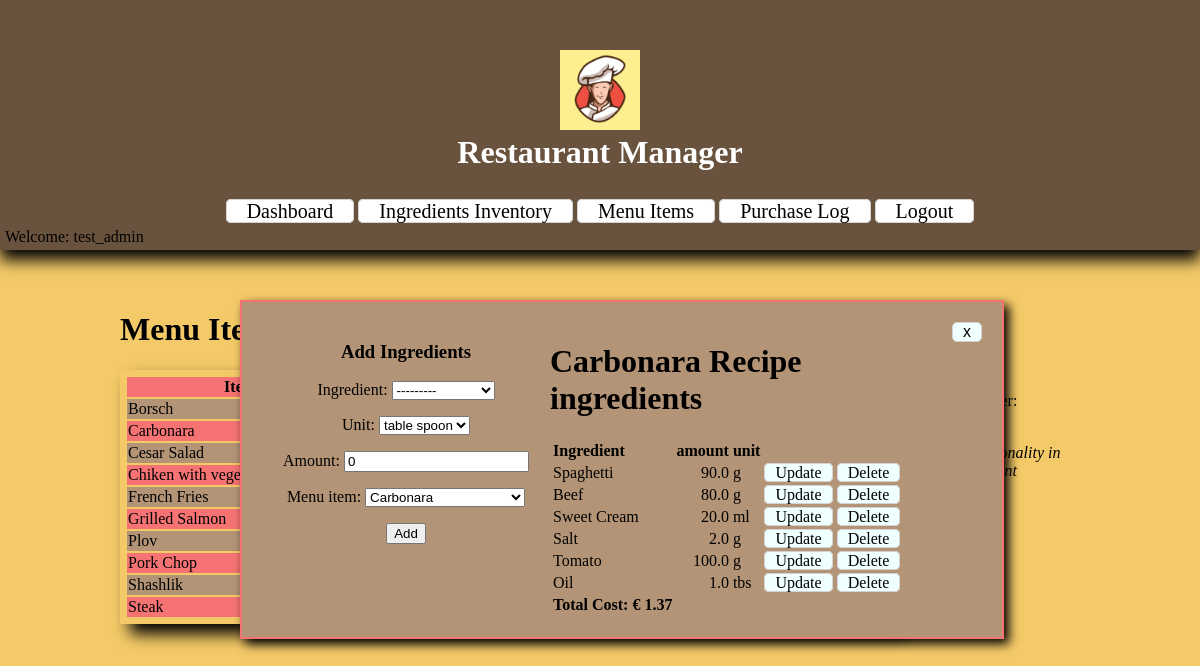
The app's page /recipe_req/1/create/ (signed in), older data.
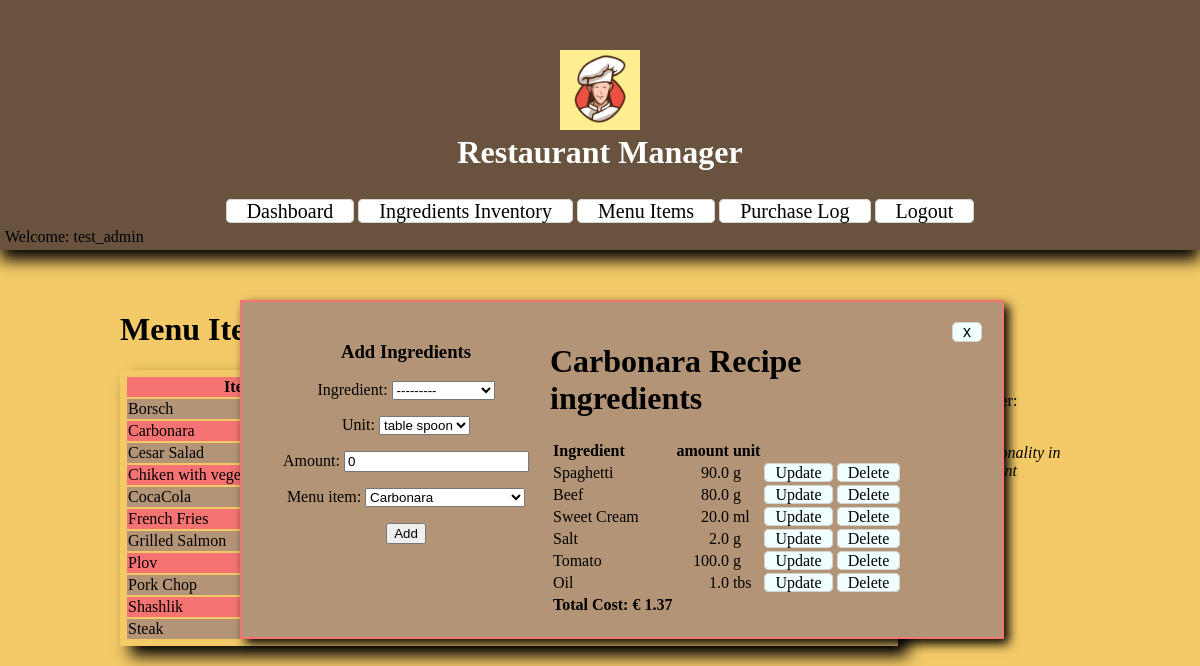
The same page, newer data.
### restaurantManager/models.py (models this page shows, shortened)
class MenuItem(models.Model):
    name = models.CharField(unique = True, max_length=30)
    price = models.FloatField(default=0)
    cost = models.FloatField(default=0)
    class Meta:
        ordering = ['name']
    def calculate(self):
        recipe_req = RecipeReq.objects.filter(menu_item__name = self.name)
        item_cost = 0
        for ingredient in recipe_req:
            item_cost += ingredient.converter() * ingredient.ingredient.price
        return item_cost
    def __str__(self):
        return self.name

class RecipeReq(models.Model):
    UNIT_TYPES = [
        ("tbs", "table spoon"),
        ("ml", "mililitres"),
        ("g", "grams"),
        ("eggs", "eggs"),
        ("bottle", "bottle")
    ]
    ingredient = models.ForeignKey(Ingredient, on_delete=models.CASCADE)
    amount = models.FloatField(default=0)
    unit = models.CharField(max_length=10, default="-", choices=UNIT_TYPES)
    menu_item = models.ForeignKey(MenuItem, on_delete=models.CASCADE)
    def converter(self):
        if self.unit == "tbs":
            return 0.05 * self.amount
        elif self.unit == "ml":
            return 0.001 * self.amount
        elif self.unit == "g":
            return 0.001 * self.amount
        elif self.unit == "eggs":
            return 1 * self.amount
        elif self.unit == "bottle":
            return 1 * self.amount

class Ingredient(models.Model):
    UNIT_TYPES = [
        ("l", "litre"),
        ("kg", "kilogramm"),
        ("bottle", "bottle"),
        ("eggs", "eggs")
    ]
    CATEGORIES = [
        ('FRESH PRODUCE', 'FRESH PRODUCE'),
        ('GRAINS', 'GRAINS'),
        ('MEAT / PROTEIN', 'MEAT / PROTEIN'),
        ('DAIRY', 'DAIRY'),
        ('BAKING GOODS', 'BAKING GOODS'),
        ('FREEZER', 'FREEZER'),
        ('CANNED / DRIED GOODS', 'CANNED / DRIED GOODS'),
        ('CONDIMENTS / SPICES', 'CONDIMENTS / SPICES'),
        ('OILS / VINEGARS', 'OILS / VINEGARS'),
        ('SNACKS', 'SNACKS'),
        ('OTHER', 'OTHER')
    ]
    name = models.CharField(unique = True, max_length=30)
    unit = models.CharField(max_length=10, choices=UNIT_TYPES)
    quantity = models.FloatField(default=0)
    price = models.FloatField(default=0)
    category = models.CharField(max_length=20, choices=CATEGORIES, default='OTHER')
    class Meta:
        ordering = ['name']
    def __str__(self):
        return self.name

### restaurantManager/views.py (the view)
# urls.py: path('recipe_req/<pk>/create/', views.CreateRecipeReqView.as_view(), name='create_recipe_req'),
class CreateRecipeReqView(LoginRequiredMixin, CreateView):
    model = RecipeReq
    form_class = RecipeReqForm
    def get_context_data(self, **kwargs):
        context = super().get_context_data(**kwargs)
        context['menu_items'] = MENU_ITEMS
        item = MenuItem.objects.get(pk = self.kwargs.get('pk'))
        cost = item.calculate()
        item.cost = cost
        item.save()
        context['ingredients'] = RecipeReq.objects.filter(menu_item = self.kwargs.get('pk'))
        context['form'] = RecipeReqForm(initial={'menu_item': self.kwargs.get('pk')})
        return context
    template_name = "restaurantManager/create_recipe_req.html"

### restaurantManager/forms.py
class RecipeReqForm(forms.ModelForm):
    class Meta:
        model = RecipeReq
        fields = ("ingredient", "unit", "amount", "menu_item")

### restaurantManager/templates/restaurantManager/create_recipe_req.html (shortened to what this page needs)
{% extends 'restaurantManager/menu_items.html' %}
{% load static %}
{% block menu %}
    <div class="container">
        <div style="float: left; display:inline; width: 40%;">
        <h3>Add Ingredients</h3>
        <form method="POST">
            {{ form.as_p }}
            <input type="submit" value="Add" />
        </form>
        </div>
        <div style="display: inline; float:left; width: 50%; text-align: left;">
            <h1>{{ ingredients.0.menu_item }} Recipe ingredients</h1>
            <table>
                <tr>
                    <th>Ingredient</th>
                    <th>amount</th>
                    <th>unit</th>
                </tr>
                {% for ingredient in ingredients %}
                <tr>
                    <td>{{ ingredient.ingredient }}</td>
                    <td style="text-align: right;">{{ ingredient.amount }}</td>
                    <td>{{ ingredient.unit }}</td>
                    <td><a href="{% url 'update_recipe_req' pk=ingredient.pk pk2=ingredient.menu_item.pk %}">Update</a></td>
                    <td><a href="{% url 'delete_recipe_req' pk=ingredient.pk pk2=ingredient.menu_item.pk %}">Delete</a></td>
                </tr>
                {% endfor %}
                <tr>
                    <td><strong>Total Cost: {% with item=ingredients|first %}€ {{ item.menu_item.cost|floatformat:2 }}{% endwith %}</strong></td>
                </tr>
            </table>
        </div>
        <a class="close" href="{% url 'menu_items' %}">x</a>
    </div>
{% endblock %}

### restaurantManager/templates/restaurantManager/menu_items.html (shortened to what this page needs)
{% extends 'base.html' %}
{% load static %}
{% block content %}
    <h1>Menu Items <a style="font-size: 14px; vertical-align: middle;" href="{% url 'create_menu_item' %}">Create Menu Item</a></h1>
    <div class="table-box" style="display: inline-block;">
        <table class="list">
            <tr>
                <th>Item</th>
                <th>Cost EUR</th>
                <th>Price EUR</th>
            </tr>
            {% for item in menu_items %}
                <tr>
                    <td style="width: 30%;">{{ item.name }}</td>
                    <td style="width: 10%">€ {{ item.cost|floatformat:2 }}</td>
                    <td style="width: 10%;">€ {{ item.price|floatformat:2 }}</td>
                    <td style="text-align: center;"><a href="{% url 'update_menu_item' item.pk %}">Update</a></td>
                    <td style="text-align: center;"><a href="{% url 'delete_menu_item' item.pk %}">Delete</a></td>
                    {% if item.pk in recipes %}
                        <td style="text-align: right;"><a href="{% url 'create_recipe_req' item.pk %}">Recipe</a></td>
                        <td style="text-align: center;"><a href="{% url 'create_purchase' item.pk %}">Purchase</a></td>
                    {% else %}
                        <td style="text-align: right;"><a href="{% url 'create_recipe_req' item.pk %}">Create recipe</a></td>
                    {% endif %}
                </tr>
            {% endfor %}
        </table>
    </div>
    <div style="float: right; width: 15%; padding: 0; margin: 0 0;">
        <h3 style="padding: 0; margin: 0;">Bill</h3>
        <p style="padding: 0; margin: 0;">Bill number: <a href="">create</a></p>
        <p><i>Bill functionality in development</i></p>
    </div>
    {% block menu %}
    {% endblock %}
{% endblock %}

Row changes from the older to the newer data that the page shows:
added MenuItem: name "CocaCola"
